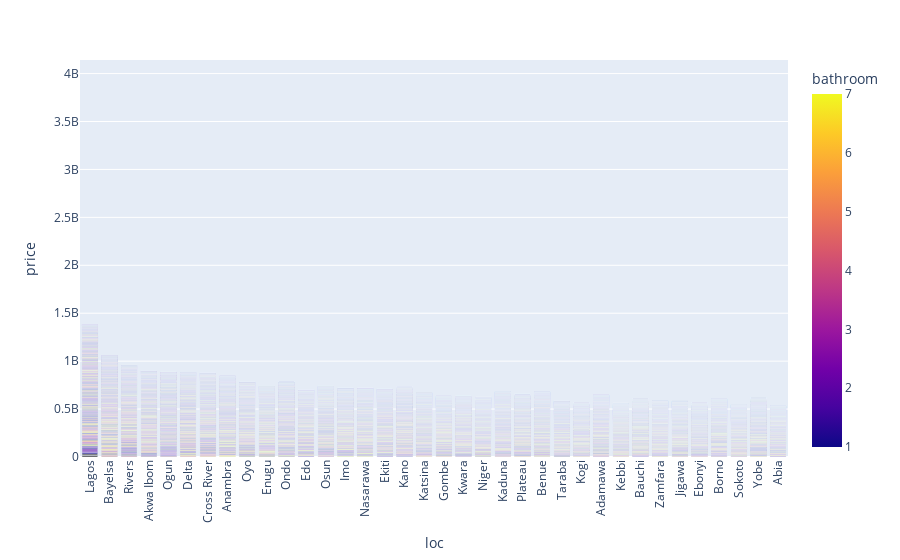

Notebook code cell kept with this figure:
### Code cell
import plotly.express as px

fig = px.bar(df_sorted, x="loc", y="price", color="bathroom")
fig.update_layout(xaxis_tickangle=-90)
fig.show()

### Figure 1 — Plotly figure (JSON) as saved in the notebook; plotly's stock layout.template omitted (floating-point values rounded to 4 significant figures; data arrays with more than 128 entries replaced by an {"elided": "..."} marker saying what was removed)
{"data": [{"alignmentgroup": "True", "hovertemplate": "loc=%{x}<br>price=%{y}<br>bathroom=%{marker.color}<extra></extra>", "legendgroup": "", "marker": {"color": {"elided": "14000 int values"}, "coloraxis": "coloraxis", "pattern": {"shape": ""}}, "name": "", "offsetgroup": "", "orientation": "v", "showlegend": false, "textposition": "auto", "type": "bar", "x": {"elided": "14000 str values"}, "xaxis": "x", "y": {"elided": "14000 float values"}, "yaxis": "y"}], "layout": {"barmode": "relative", "coloraxis": {"colorbar": {"title": {"text": "bathroom"}}, "colorscale": [[0, "#0d0887"], [0.1111, "#46039f"], [0.2222, "#7201a8"], [0.3333, "#9c179e"], [0.4444, "#bd3786"], [0.5556, "#d8576b"], [0.6667, "#ed7953"], [0.7778, "#fb9f3a"], [0.8889, "#fdca26"], [1, "#f0f921"]]}, "legend": {"tracegroupgap": 0}, "margin": {"t": 60}, "xaxis": {"anchor": "y", "domain": [0, 1], "tickangle": -90, "title": {"text": "loc"}}, "yaxis": {"anchor": "x", "domain": [0, 1], "title": {"text": "price"}}}}
